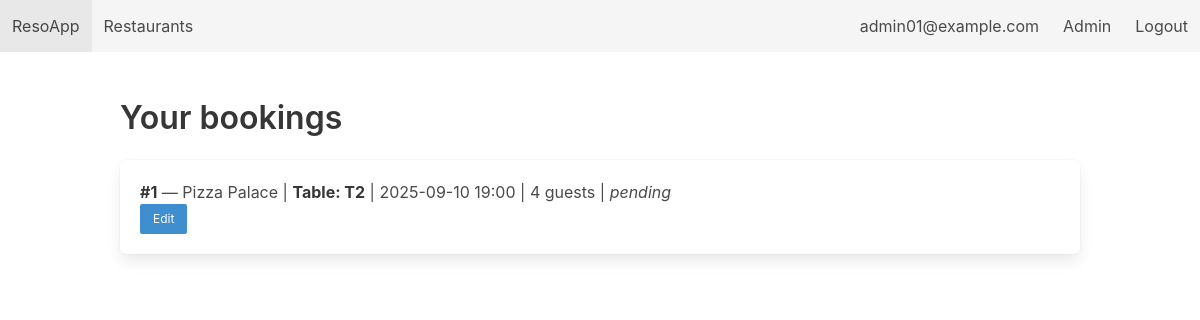
Before: /bookings (signed in) with the older database file.
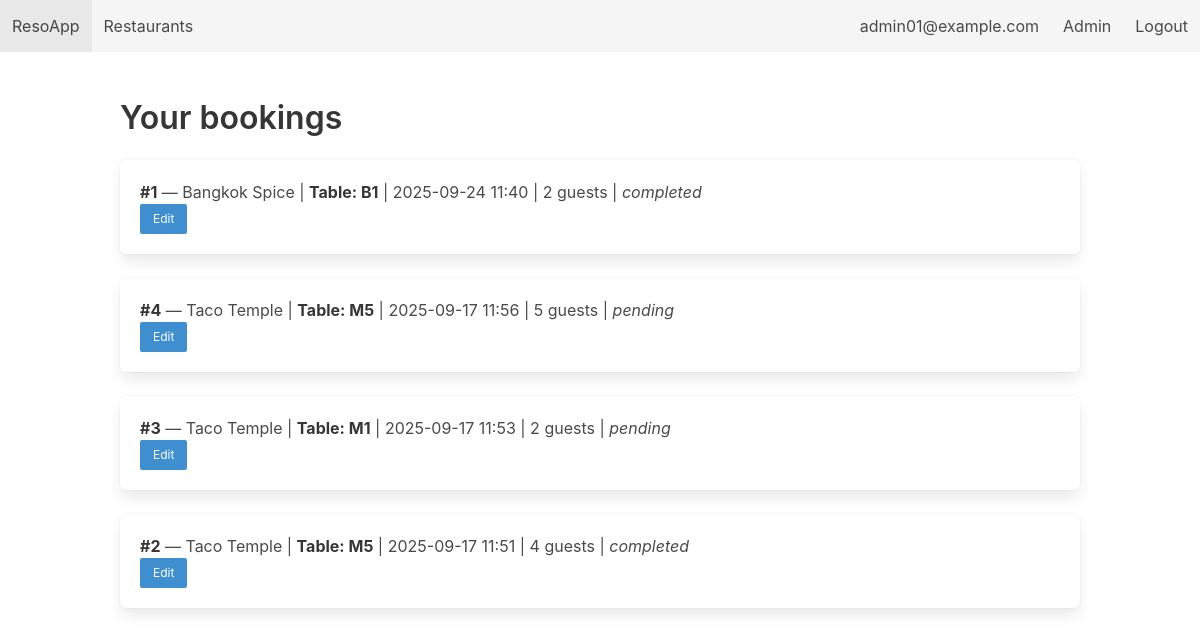
After: the same page with the newer database file.
### tables this page shows
CREATE TABLE Reservations (
        reservation_id  INTEGER PRIMARY KEY AUTOINCREMENT,
        customer_id     INTEGER NOT NULL,
        restaurant_id   INTEGER NOT NULL,
        table_id        INTEGER,
        reservation_date DATE NOT NULL,
        reservation_time TEXT NOT NULL,
        guests          INTEGER NOT NULL CHECK (guests > 0),
        status          TEXT CHECK (status IN ('pending', 'confirmed', 'rejected', 'completed', 'cancelled')) DEFAULT 'pending',
        created_at      DATE DEFAULT (DATE('now')),
        FOREIGN KEY (customer_id) REFERENCES Customers(customer_id) ON DELETE CASCADE,
        FOREIGN KEY (restaurant_id) REFERENCES Restaurants(restaurant_id) ON DELETE CASCADE,
        FOREIGN KEY (table_id) REFERENCES Tables(table_id) ON DELETE SET NULL
    );

CREATE TABLE Restaurants (
        restaurant_id INTEGER PRIMARY KEY AUTOINCREMENT,
        name          TEXT NOT NULL,
        location      TEXT NOT NULL,
        cuisine       TEXT,
        rating        REAL CHECK (rating >= 0 AND rating <= 5),
        description   TEXT,
        opening_time  TEXT,
        closing_time  TEXT,
        created_at    DATE DEFAULT (DATE('now'))
    );

CREATE TABLE Tables (
        table_id      INTEGER PRIMARY KEY AUTOINCREMENT,
        restaurant_id INTEGER NOT NULL,
        table_number  TEXT,
        capacity      INTEGER NOT NULL,
        FOREIGN KEY (restaurant_id) REFERENCES Restaurants(restaurant_id) ON DELETE CASCADE
    );

### app.py (the view)
@app.route('/bookings')
@login_required(role='customer')
def bookings():
    db = get_db()
    uid = session['user']
    cur = db.execute("""
        SELECT r.*, rest.name as restaurant_name, t.table_number
        FROM Reservations r
        JOIN Restaurants rest ON r.restaurant_id = rest.restaurant_id
        LEFT JOIN Tables t ON r.table_id = t.table_id
        WHERE r.customer_id = ?
        ORDER BY r.reservation_date DESC, r.reservation_time DESC
    """, (uid,))
    rows = cur.fetchall()
    return render_template('bookings.html', bookings=rows)

### app.py (called while the page is built)
def get_db():
    if 'db' not in g:
        g.db = sqlite3.connect(DB_PATH, detect_types=sqlite3.PARSE_DECLTYPES)
        g.db.row_factory = sqlite3.Row
        g.db.execute("PRAGMA foreign_keys = ON;")
    return g.db

def login_required(role=None):
    def decorator(f):
        @wraps(f)
        def wrapper(*args, **kwargs):
            if 'user' not in session:
                flash("Please log in first.", "warning")
                return redirect(url_for('login'))
            if role == 'admin' and session.get('role') != 'admin':
                flash("Admin area. Access denied.", "danger")
                return redirect(url_for('index'))
            return f(*args, **kwargs)
        return wrapper
    return decorator

### templates/bookings.html
{% extends "base.html" %} {% block content %}
<h2 class="title">Your bookings</h2>
{% for b in bookings %}
<div class="box">
  <p>
    <strong>#{{ b['reservation_id'] }}</strong> — {{ b['restaurant_name'] }} |
    <strong>Table: {{ b['table_number'] or 'N/A' }}</strong> | {{
    b['reservation_date'] }} {{ b['reservation_time'] }} | {{ b['guests'] }}
    guests | <em>{{ b['status'] }}</em>
  </p>
  <div class="buttons">
    <a
      class="button is-small is-info"
      href="{{ url_for('edit_reservation', res_id=b['reservation_id']) }}"
      >Edit</a
    >
  </div>
</div>
{% else %}
<p>No bookings yet.</p>
{% endfor %} {% endblock %}

Changed rows visible on the page:
changed Reservations id 1: restaurant_name "Pizza Palace" → "Bangkok Spice"; table_number "T2" → "B1"; reservation_date "2025-09-10" → "2025-09-24"; reservation_time "19:00" → "11:40"; guests "4" → "2"; status "pending" → "completed"
added Reservations: reservation_id "4", restaurant_name "Taco Temple", table_number "M5", reservation_date "2025-09-17", reservation_time "11:56", guests "5", status "pending"
added Reservations: reservation_id "3", restaurant_name "Taco Temple", table_number "M1", reservation_date "2025-09-17", reservation_time "11:53", guests "2", status "pending"
now on this page (row edited): Reservations: reservation_id "2", restaurant_name "Taco Temple", table_number "M5", reservation_date "2025-09-17", reservation_time "11:51", guests "4", status "completed"
